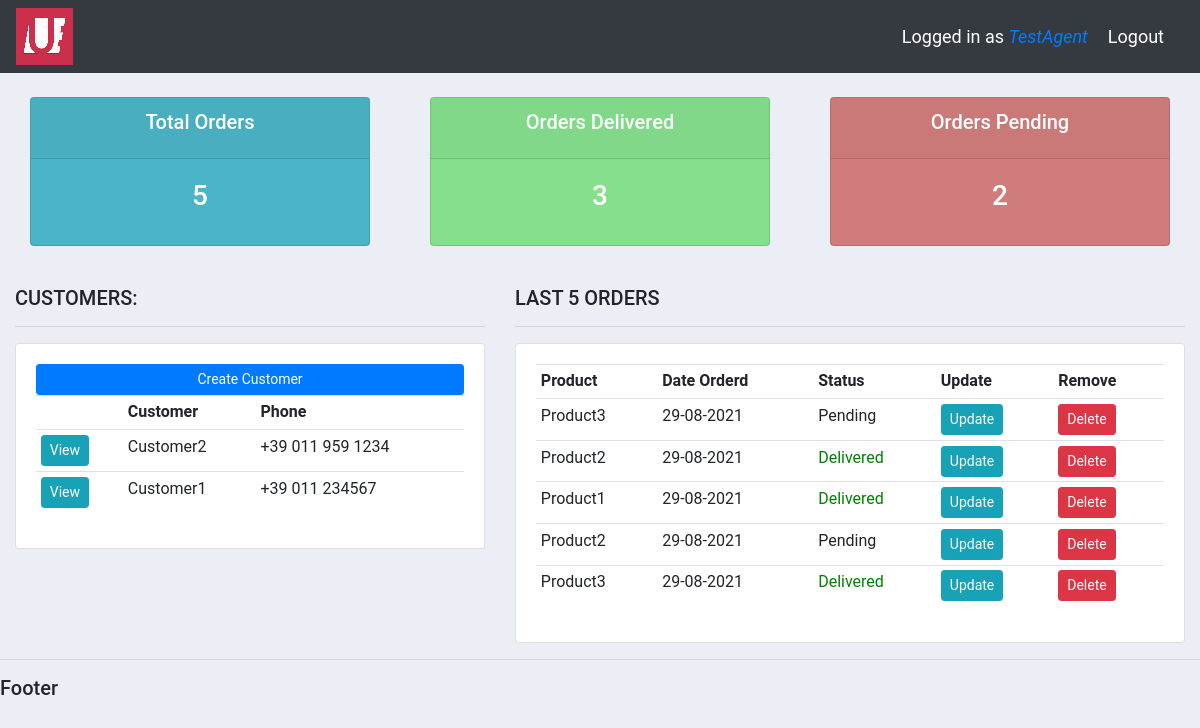
The page / (signed in) on the database its author committed.
### accounts/models.py (models this page shows, shortened)
class Customer(models.Model):
    user = models.OneToOneField(User, null=True, on_delete=models.CASCADE)  # One-to-one with user
    name = models.CharField(max_length=200, null=True)     # String
    phone = models.CharField(max_length=200, null=True, blank=True)     # String
    address = models.CharField(max_length=200, null=True, blank=True)   # String
    email = models.CharField(max_length=200, null=True)     # String
    date_created = models.DateTimeField(auto_now_add=True)  # Timestamp

class Order(models.Model):
    STATUS = (
        ('Pending','Pending'),
        ('Out for delivery','Out for delivery'),
        ('Delivered','Delivered')
    )
    customer = models.ForeignKey(Customer, null=True, on_delete = models.SET_NULL)
    product = models.ForeignKey(Product, null=True, on_delete=models.SET_NULL)
    date_created = models.DateTimeField(auto_now_add=True)  # Timestamp
    status = models.CharField(max_length=200, null=True, choices=STATUS)     # String with dropdown choices
    notes = models.CharField(max_length=200, null=True, blank=True)

class Product(models.Model):
    CATEGORY = (
        ('Hardware','Hardware'),
        ('Software','Software'),
    )
    name = models.CharField(max_length=200, null=True)     # String
    price = models.FloatField(null=True)                    # Float
    category = models.CharField(max_length=200, null=True, choices=CATEGORY)     # String
    description = models.CharField(max_length=200, null=True, blank=True)     # String, can be blank
    date_created = models.DateTimeField(auto_now_add=True)  # Timestamp
    tag = models.ManyToManyField(Tag)
    def __str__(self):
        return self.name

### accounts/decorators.py (the view)
    def wrapper_function(request, *args, **kwargs):
        group = None
        if request.user.groups.exists():
            group = request.user.groups.all()[0].name
        if group == 'Administrators' or group == 'Agents':
            return view_function(request, *args, **kwargs)
        if group == 'Customers':
            return redirect('user_page')

### accounts/views.py (called while the page is built)
@login_required(login_url='login')
@admin_only
def home(request):
    orders = Order.objects.all()
    customers = Customer.objects.all()
    total_customers = customers.count()
    total_orders = orders.count()
    delivered_orders = orders.filter(status='Delivered').count()
    pending_orders = orders.filter(status='Pending').count()
    context = {
        'orders':orders,
        'customers':customers,
        'total_orders':total_orders,
        'delivered_orders':delivered_orders,
        'pending_orders':pending_orders
    }
    return render(request, 'accounts/dashboard.html', context)

### accounts/templates/accounts/dashboard.html
{% extends 'accounts/main.html' %}
{% block content %}
{% include 'accounts/status.html' %}
<br>
<div class="row">
	<div class="col-md-5">
		<h5>CUSTOMERS:</h5>
		<hr>
		<div class="card card-body">
			<a class="btn btn-primary btn-sm btn-block" href="">Create Customer</a>
			<table class="table table-sm">
				<tr>
					<th></th>
					<th>Customer</th>
					<th>Phone</th>
					{% for customer in customers %}
					<tr>
						<td><a href="{% url 'customer' customer.id %}" class="btn btn-sm btn-info">View</a></td>
						<td>{{ customer.name }}</td>
						<td>{{ customer.phone }}</td>
					</tr>
					{% endfor %}
				</tr>
			</table>
		</div>
	</div>
	<div class="col-md-7">
		<h5>LAST 5 ORDERS</h5>
		<hr>
		<div class="card card-body">
			<table class="table table-sm">
				<tr>
					<th>Product</th>
					<th>Date Orderd</th>
					<th>Status</th>
					<th>Update</th>
					<th>Remove</th>
					{% for order in orders %}
						<tr>
							<td>{{ order.product }}</td>
							<td>{{ order.date_created|date:"d-m-Y" }}</td>
							{% if order.status == 'Delivered' %}
								<td id="delivered">{{ order.status}}</td>
							{% else %}
								<td>{{ order.status}}</td>
							{% endif %}
							<td><a class="btn btn-sm btn-info" href="{% url 'update_order' order.id %}">Update</a></td>
							<td><a class="btn btn-sm btn-danger" href="{% url 'delete_order' order.id %}">Delete</a></td>
						</tr>
					{% endfor %}
				</tr>
			</table>
		</div>
	</div>
</div>
{% endblock %}

### accounts/templates/accounts/navbar.html (shortened to what this page needs)
{% load static %}
<nav class="navbar navbar-expand-lg navbar-dark bg-dark">
  <a href="{% url 'home' %}">
    <img src="{% static 'images/logo.png' %}">
  </a>
    <span class="hello-msg">Logged in as <a href="{% url 'user_page' %}"><i>{{ request.user }}</i></a></span>
    <span><a class="hello-msg" href="{% url 'logout' %}">Logout</a></span>
  </nav>

### static/css/main.css (style rules this page uses)
body { font-family: 'Roboto', sans-serif !important; background-color: #ebeff5; }
.row { margin: auto; }
#delivered { color: green; }

### accounts/templates/accounts/navbar.html (style rules this page uses)
.hello-msg { font-size: 18px; color: white; margin-right: 20px; }

### rows shown on the page
Customer: name "Customer2", phone "+39 011 959 1234"
Customer: name "Customer1", phone "+39 011 234567"
Order: product "Product3", date_created "29-08-2021", status "Pending"
Order: product "Product2", date_created "29-08-2021", status "Delivered"
Order: product "Product1", date_created "29-08-2021", status "Delivered"
Order: product "Product2", date_created "29-08-2021", status "Pending"
Order: product "Product3", date_created "29-08-2021", status "Delivered"

### other values the page prints
{{ request.user }} "TestAgent"
{{ total_orders }} "5"
{{ delivered_orders }} "3"
{{ pending_orders }} "2"
